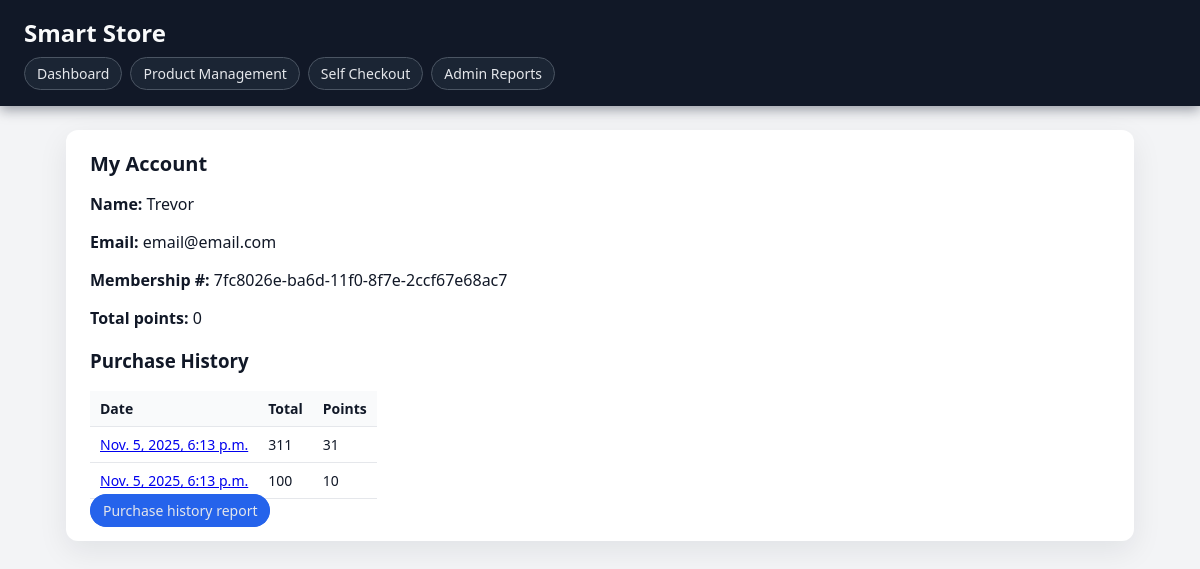
Before: /account/ (signed in) with the older database file.
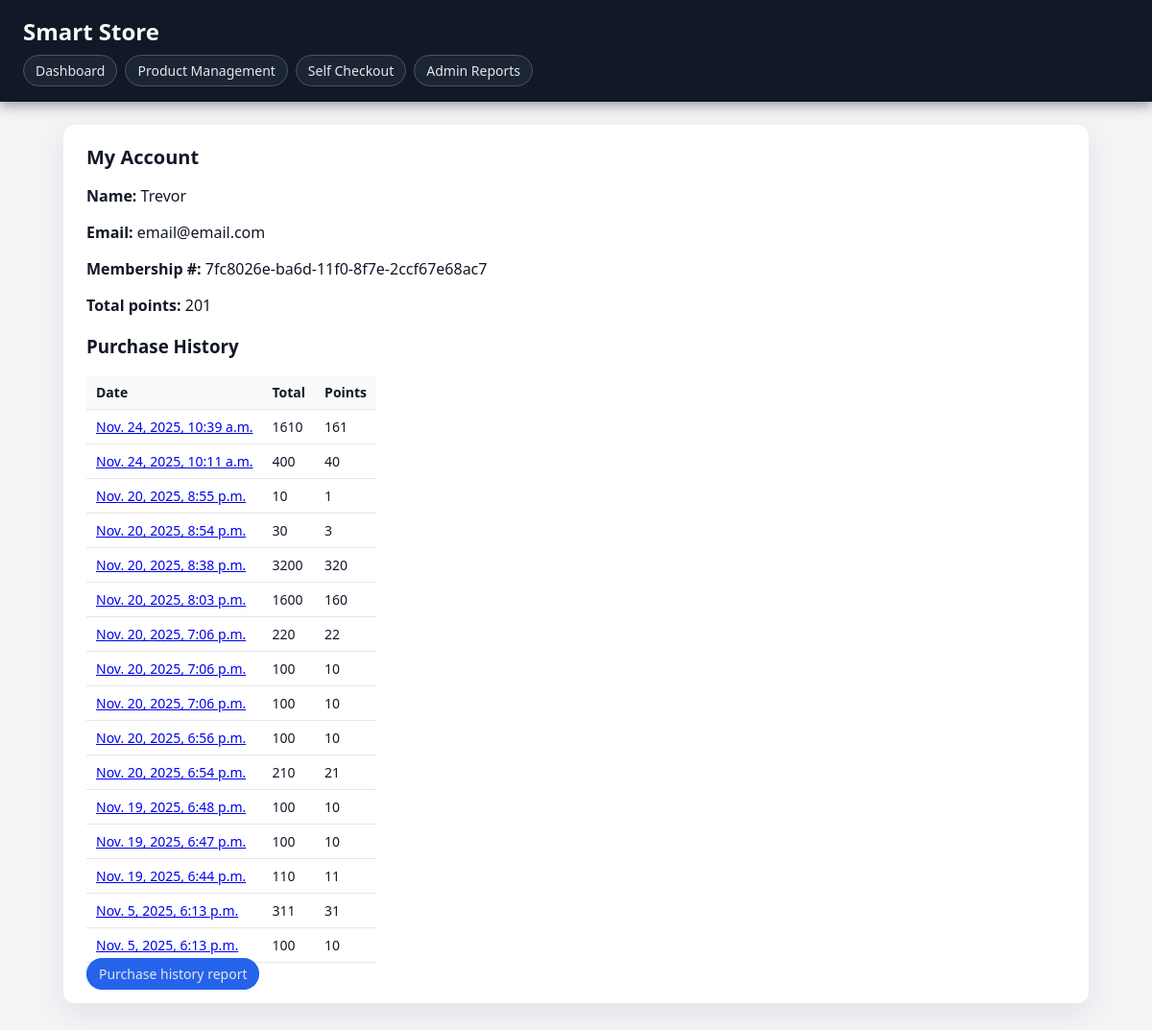
After: the same page with the newer database file.
### phase3/models.py (models this page shows)
class Customers(models.Model):
    name = models.CharField(max_length=100)
    email = models.CharField(max_length=100, unique=True)
    phone_number = models.CharField(unique=True, max_length=15, blank=True, validators=[RegexValidator(regex=r'^\d{9,15}$')])
    password = models.CharField(null=False)
    membership_id = models.UUIDField(default=uuid.uuid1, editable=False)
    points = models.PositiveIntegerField(default=0, null=False)

class Receipts(models.Model):
    customer_id = models.ForeignKey(Customers, on_delete=models.CASCADE)
    time = models.DateTimeField()
    points_earned = models.IntegerField(default=0)
    total_price = models.IntegerField()

### phase3/views.py (the view)
# urls.py: path('account/', views.customer_account, name='customer_account'),
def customer_account(request):
    customer_id = request.session.get("customer_id")
    if not customer_id:
        return redirect("self_checkout_login")
    customer = get_object_or_404(Customers, id=customer_id)
    receipts = Receipts.objects.filter(customer_id=customer).order_by("-time")
    context = {"customer": customer, "receipts": receipts}
    return render(request, "customer_account.html", context)

### phase3/templates/customer_account.html
{% extends "base.html" %}
{% block content %}
<section class="card">
    <h2>My Account</h2>
    <p><strong>Name:</strong> {{ customer.name }}</p>
    <p><strong>Email:</strong> {{ customer.email }}</p>
    <p><strong>Membership #:</strong> {{ customer.membership_id }}</p>
    <p><strong>Total points:</strong> {{ customer.points }}</p>
    <h3>Purchase History</h3>
    <table>
        <tr>
            <th>Date</th>
            <th>Total</th>
            <th>Points</th>
        </tr>
        {% for r in receipts %}
        <tr>
            <td><a href="{% url 'receipt_detail' r.id %}">{{ r.time }}</a></td>
            <td>{{ r.total_price }}</td>
            <td>{{ r.points_earned }}</td>
        </tr>
        {% empty %}
        <tr><td colspan="3">No purchases yet.</td></tr>
        {% endfor %}
    </table>
    <a class="btn-history" href="{% url 'customer_receipt_history' %}">Purchase history report</a>
</section>
{% endblock %}

Changed rows visible on the page:
changed Customers "Trevor": points "0" → "201"
added Receipts: time "Nov. 24, 2025, 10:39 a.m.", total_price "1610", points_earned "161"
added Receipts: time "Nov. 24, 2025, 10:11 a.m.", total_price "400", points_earned "40"
added Receipts: time "Nov. 20, 2025, 8:55 p.m.", total_price "10", points_earned "1"
added Receipts: time "Nov. 20, 2025, 8:54 p.m.", total_price "30", points_earned "3"
added Receipts: time "Nov. 20, 2025, 8:38 p.m.", total_price "3200", points_earned "320"
added Receipts: time "Nov. 20, 2025, 8:03 p.m.", total_price "1600", points_earned "160"
added Receipts: time "Nov. 20, 2025, 7:06 p.m.", total_price "220", points_earned "22"
added Receipts: time "Nov. 20, 2025, 7:06 p.m.", total_price "100", points_earned "10"
added Receipts: time "Nov. 20, 2025, 7:06 p.m.", total_price "100", points_earned "10"
added Receipts: time "Nov. 20, 2025, 6:56 p.m.", total_price "100", points_earned "10"
added Receipts: time "Nov. 20, 2025, 6:54 p.m.", total_price "210", points_earned "21"
added Receipts: time "Nov. 19, 2025, 6:48 p.m.", total_price "100", points_earned "10"
added Receipts: time "Nov. 19, 2025, 6:47 p.m.", total_price "100", points_earned "10"
added Receipts: time "Nov. 19, 2025, 6:44 p.m.", total_price "110", points_earned "11"
